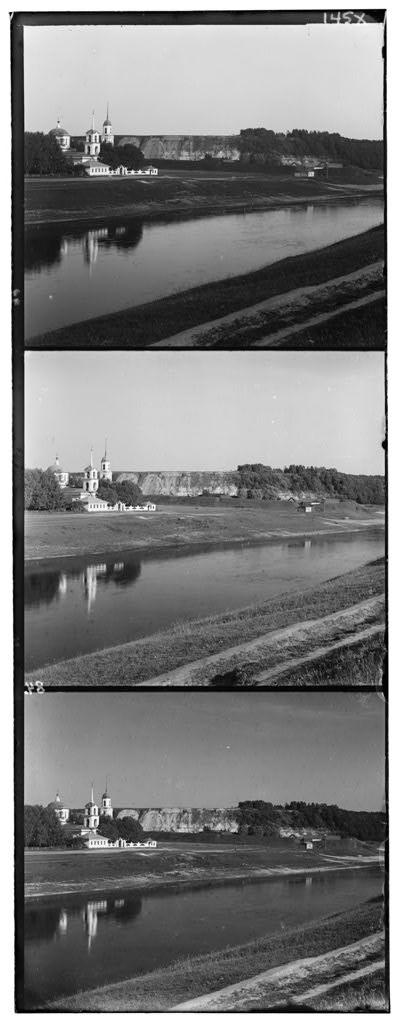
%> input picture image.jpg, 400 x 1023 px
$ octave --eval "divide_rgb;"   (GNU Octave 9; MATLAB toolbox functions it lacks are replaced by stand-ins)
%> lines starting %> are read from the running program, lines starting %| are printed output that depends on the picture
%{
Divide image into qubsequent rgb channels and then align these channels
into one image
%}

function divide_rgb()

img_path='image.jpg';

img=imread(img_path);
%> img is the input picture: size 1023x400 uint8; min 0, max 255, mean 124

%Get dimension of the image%
[r,c]=size(img);
%> r = 1023; c = 400

%Slit image into equal parts along rows%
R=img(1:r/3,1:c);
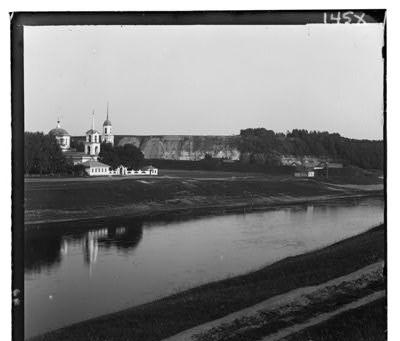
%> R: size 341x400 uint8; min 0, max 255, mean 125.9
G=img(r/3+1:2*r/3,1:c);
B=img(2*r/3+1:r,1:c);

%Concatenate channels into an image%
colorImg=cat(3,R,G,B);
imshow(colorImg);
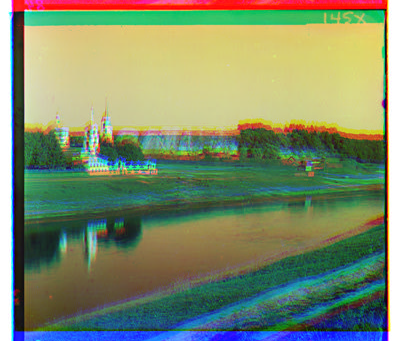
%> displayed picture: size 341x400x3, on the screen's scale of 0 to 255; mean R, G, B 125.9, 139.3, 106.9

end
